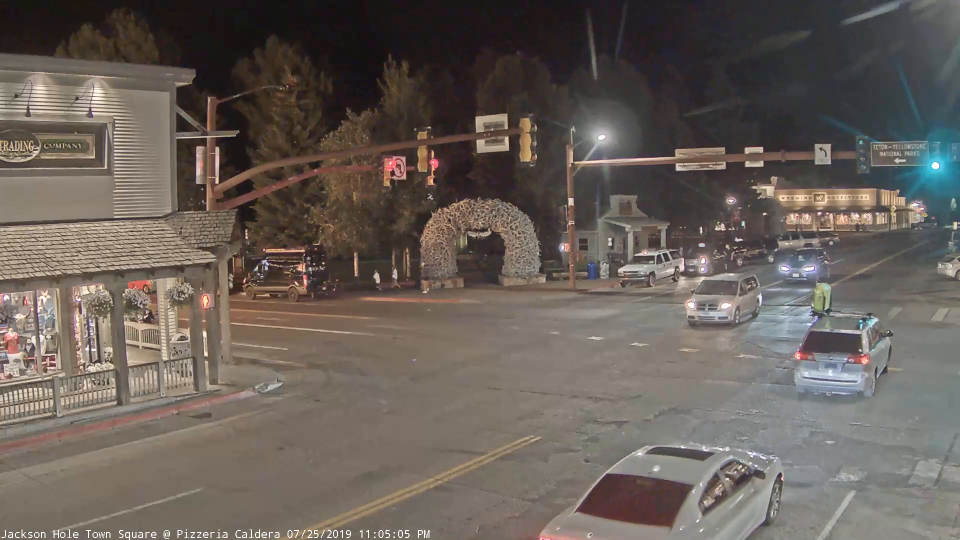
#> input picture frame 21 of JHT.mp4, 1920 x 1080 px (shown at 1/2 size)
$ python opticalFlow.py
#> lines starting #> are read from the running program, lines starting #| are printed output that depends on the picture
"""
    Example of dense optical flow (Farneback) run on given input video
"""
import cv2
import numpy as np

# Get a VideoCapture object from video and store it in vs
vc = cv2.VideoCapture("JHT.mp4")

# Read first frame
ret, first_frame = vc.read()
#> first_frame is the input picture: shape (1080, 1920, 3); mean B, G, R 88.8, 95.2, 104
## Scale and resize image
RESIZE = 600
max_dim = max(first_frame.shape)
#> max_dim = 1920
scale = RESIZE/max_dim
#> scale = 0.312
first_frame = cv2.resize(first_frame, None, fx=scale, fy=scale)
#> first_frame: shape (338, 600, 3)
# Convert to gray scale
prev_gray = cv2.cvtColor(first_frame, cv2.COLOR_BGR2GRAY)

# Create mask
mask = np.zeros_like(first_frame)
# Sets image saturation to maximum
mask[..., 1] = 255

fourcc = cv2.VideoWriter_fourcc(*'MP4V')

out = cv2.VideoWriter('what.mp4',fourcc,30.0,(int(scale), int(scale)))

while vc.isOpened():
    # Read a frame from video
    ret, frame = vc.read()
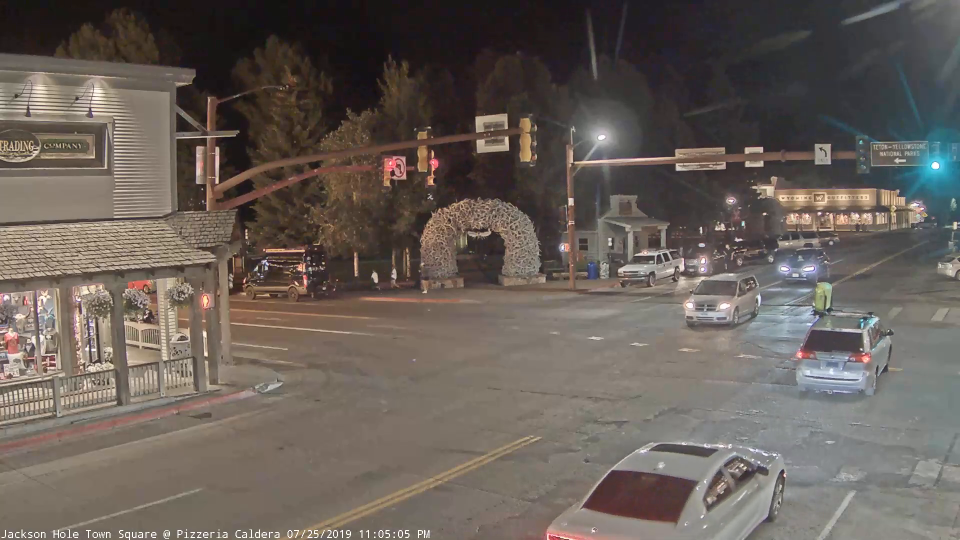
#> input picture frame 22 of JHT.mp4, 1920 x 1080 px (shown at 1/2 size)
#> frame is the input picture: shape (1080, 1920, 3); mean B, G, R 88.8, 95.2, 104
    # Convert new frame format`s to gray scale and resize gray frame obtained
    gray = cv2.cvtColor(frame, cv2.COLOR_BGR2GRAY)
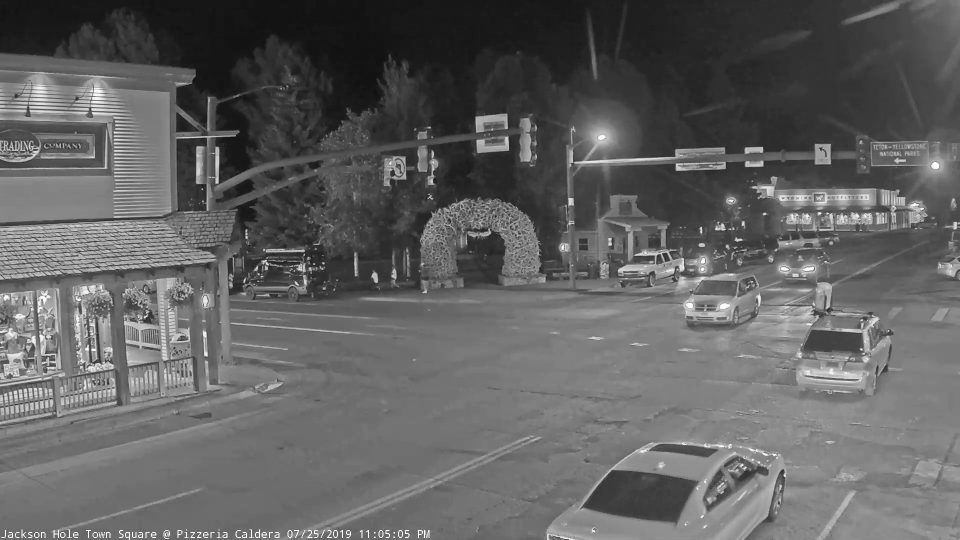
#> gray: shape (1080, 1920) (shown at 1/2 size); min 9, max 255, mean 97.2
    gray = cv2.resize(gray, None, fx=scale, fy=scale)
#> gray: shape (338, 600)

    # Calculate dense optical flow by Farneback method
    # https://docs.opencv.org/3.0-beta/modules/video/doc/motion_analysis_and_object_tracking.html#calcopticalflowfarneback
    flow = cv2.calcOpticalFlowFarneback(prev_gray, gray, None, pyr_scale = 0.5, levels = 5, winsize = 11, iterations = 5, poly_n = 5, poly_sigma = 1.1, flags = 0)
    # Compute the magnitude and angle of the 2D vectors
    magnitude, angle = cv2.cartToPolar(flow[..., 0], flow[..., 1])
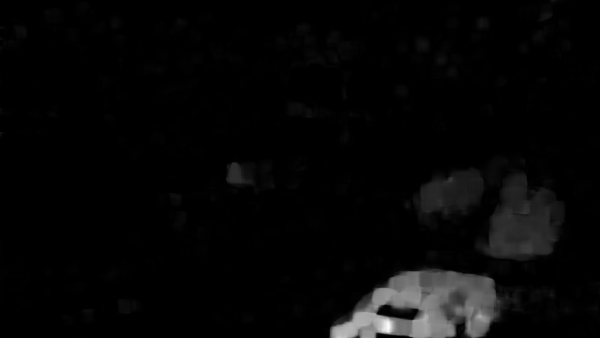
#> magnitude: shape (338, 600) float32; min 3.24e-13, max 6.97, mean 0.19; drawn with min black and max white
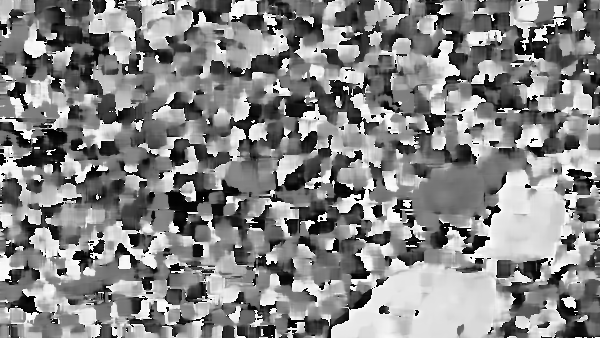
#> angle: shape (338, 600) float32; min 8.12e-06, max 6.28, mean 3.31; drawn with min black and max white
    # Set image hue according to the optical flow direction
    mask[..., 0] = angle * 180 / np.pi / 2
    # Set image value according to the optical flow magnitude (normalized)
    mask[..., 2] = cv2.normalize(magnitude, None, 0, 255, cv2.NORM_MINMAX)
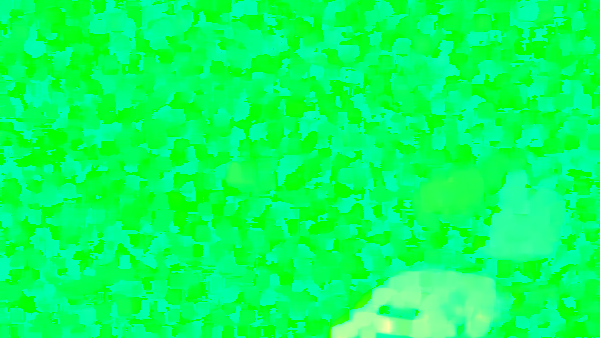
#> mask: shape (338, 600, 3); mean of channels 0, 1, 2 94.3, 255, 6.6; drawn as B, G, R
    # Convert HSV to RGB (BGR) color representation
    rgb = cv2.cvtColor(mask, cv2.COLOR_HSV2BGR)
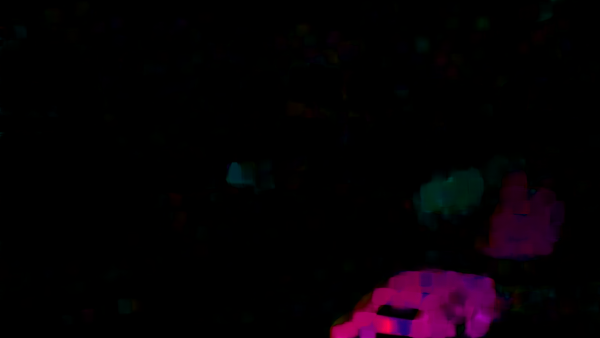
#> rgb: shape (338, 600, 3); mean B, G, R 4.5, 0.7, 5.7

    # Resize frame size to match dimensions
    frame = cv2.resize(frame, None, fx=scale, fy=scale)
#> frame: shape (338, 600, 3)

    # Open a new window and displays the output frame
    dense_flow = cv2.addWeighted(frame, 1,rgb, 2, 0)
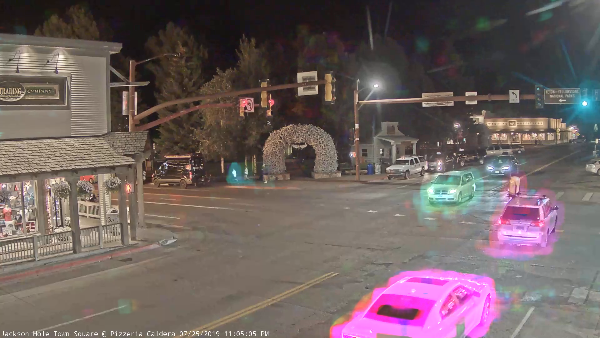
#> dense_flow: shape (338, 600, 3); mean B, G, R 96.2, 96.6, 111.2
    cv2.imshow("Dense optical flow", dense_flow)
    out.write(frame)
    # Update previous frame
    prev_gray = gray
    # Frame are read by intervals of 1 millisecond.  Program breaks out of the loop with the 'q' key
    if cv2.waitKey(1) & 0xFF == ord('q'):
#> (key q is pressed here)
        break

# The following frees up resources and closes all windows
vc.release()
out.release()
cv2.destroyAllWindows()
